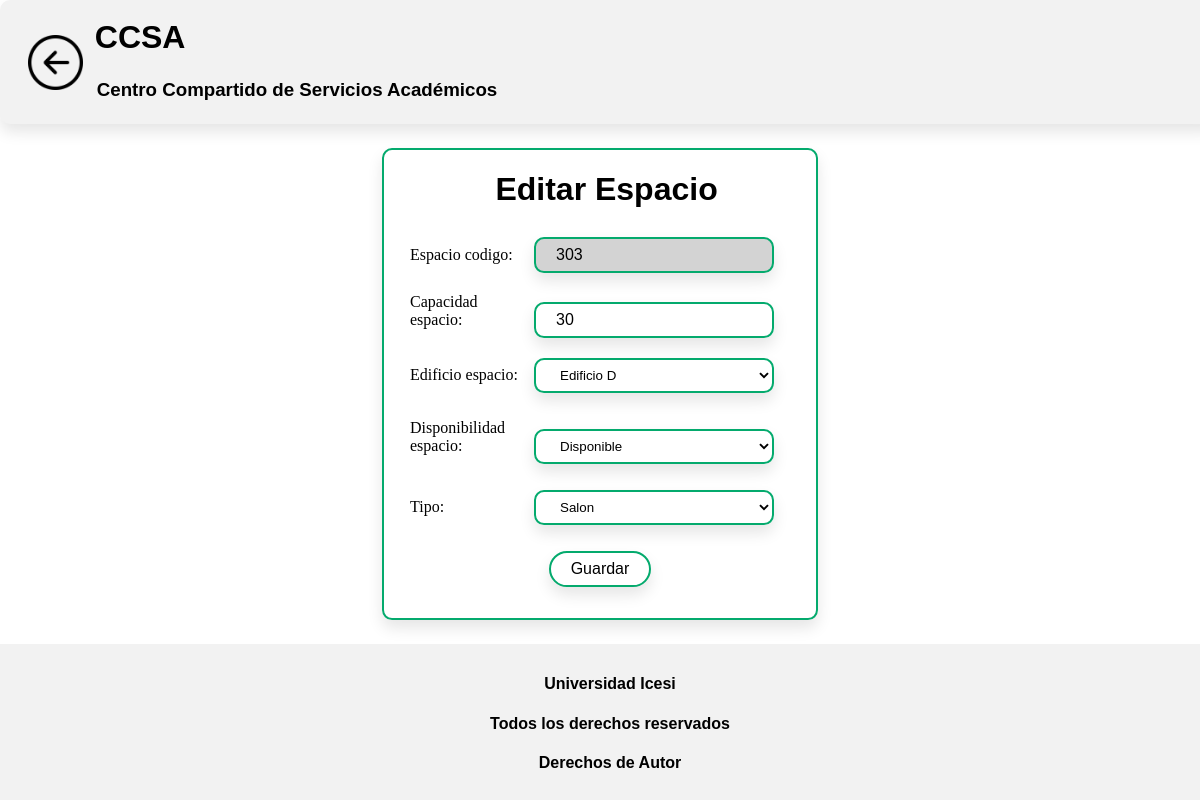
The app's page /index/servicios_asignacion/editar_espacio/303/ with its own data.
### CCSApp/models.py (models this page shows, shortened)
class Espacio(models.Model):
    espacio_codigo = models.CharField(max_length = 255, null = False, blank = False, primary_key = True)
    capacidad_espacio = models.IntegerField(default = 30, null = False, blank = False)
    edificio_espacio = models.ForeignKey(Edificio, on_delete=models.CASCADE, default = '', null = False, blank = False)
    disponibilidad_espacio = models.CharField(max_length = 20, choices = [('Disponible', 'Disponible'), ('No Diponible', 'No Diponible')], default = 'Disponible', null = False, blank = False)
    TIPOS_CHOICES = (
        ('Salon', 'Salon'),
        ('Auditorio', 'Auditorio'),
        ('Coliseo', 'Coliseo'),
        ('Sala de Computo', 'Sala de Computo')
    )
    tipo = models.CharField(max_length=20, choices=TIPOS_CHOICES)

### CCSApp/views.py (the view)
# urls.py: path('index/servicios_asignacion/editar_espacio/<str:espacio_codigo>/', views.editar_espacio, name='editar_espacio'),
def editar_espacio(request, espacio_codigo):
    espacio = get_object_or_404(Espacio, pk=espacio_codigo)
    if request.method == 'POST':
        form = EditarEspacio(request.POST, instance=espacio)
        if form.is_valid():
            form.save()
            return redirect('/index/servicios_asignacion/lista_edificios')  # Redirigir a la lista de edificios después de la edición
    else:
        form = EditarEspacio(instance=espacio)
    return render(request, 'Editar/editar_espacio.html', {'form': form})

### CCSApp/forms.py
class EditarEspacio(forms.ModelForm):
    class Meta:
        model = Espacio
        fields = ['espacio_codigo', 'capacidad_espacio', 'edificio_espacio', 'disponibilidad_espacio', 'tipo']
        widgets = {
            'espacio_codigo': forms.TextInput(attrs={'class': 'form-control', 'readonly': 'readonly', 'style': 'background-color: #d3d3d3'}),
            'capacidad_espacio': forms.NumberInput(attrs={'class': 'form-control'}),
            'edificio_espacio': forms.Select(attrs={'class': 'form-control'}),
            'disponibilidad_espacio': forms.Select(choices=Espacio.disponibilidad_espacio, attrs={'class': 'form-control'}),
            'tipo': forms.Select(choices=Espacio.tipo, attrs={'class': 'form-control'})
        }

### CCSApp/models.py (called while the page is built)
    def __str__(self):
          return self.nombre_edificio

### CCSApp/templates/Editar/editar_espacio.html (shortened to what this page needs)
{% load static %}
<!DOCTYPE html>
<html lang="es">
<head>
  <link rel="stylesheet" href='{% static "css/editar_espacio.css" %}' type='text/css'>
</head>
<body>
  <div id="page-container">
    <div id="page1" class="fade-in">
      <div class="bloq-sup">
        <form method="get">
          <div class="bloq-sup_secd">
            <div class="div_boton_return">
              <button class="boton-2" name="boton1" type="button" onclick="redirigirListaEspaciosDesdeEditarEspacio()">
                <img src="/static/Images/retorno.png" height="55" width="55" alt="Botón de retorno" />
              </button>
            </div>
            <div class="titulo">
              <div class="div_CCSA">
                <h1>CCSA</h1>
              </div>
              <div class="descripcion">
                <h3>Centro Compartido de Servicios Académicos</h3>
              </div>
            </div>
          </div>
        </form>
      </div>
      <div class="bloq-mid">
        <div class="intermed">
            <h1>Editar Espacio</h1>
        </div>
        <div class="intermed-bloq">
            <form method="POST" class="form-1" enctype="multipart/form-data" id="registro-materia-form">
                {{ form.as_p }}
                <div class="buttondiv">
                  <button type="submit" class="btn-1">Guardar</button>
                </div>
            </form>
        </div>
      </div>
      <div class="bloq-inf">
        <h4>Universidad Icesi</h4>
        <h4>Todos los derechos reservados</h4>
        <h4>Derechos de Autor</h4>
      </div>
    </div>
  </div>
</body>
</html>

### CCSApp/templates/static/css/editar_espacio.css (style rules this page uses)
label { display: inline-block; width: 90px; text-align: right; }
input, textarea { font: 1em sans-serif; width: 300px; box-sizing: border-box; border: 1px solid #999; }
button { margin-left: 0.5em; }
.fade-in { opacity: 0; animation: fadeIn 0.5s ease-in forwards; }
.bloq-sup, .bloq-inf { position: fixed; left: 0; width: 100%; background-color: rgba(255, 255, 255, 0.8); z-index: 9999; text-align: center; padding: 10px; }
.bloq-sup { top: 0; }
.bloq-inf { bottom: 0; }
.div_boton_return { margin-left: 0px; margin-top: 40px; margin-bottom: 5px; margin-right: 10px; width: 5%; height: 10%; justify-content: center; background-color: transparent; }
.div_CCSA { margin-left: 10px; margin-top: 10px; margin-bottom: 5px; margin-right: 10px; width: 22%; justify-content: center; font-family: 'Poppins', Arial, sans-serif; }
.form-1 { margin: 0 auto; width: 400px; padding: 1em; border-radius: 1em; }
.btn-1 { font-size: 1rem; font-weight: 500; color: #000; border: none; margin-bottom: 12%; box-shadow: 0px 8px 15px rgba(0, 0, 0, 0.1);; padding: 7px 20px; background-color: #28C985; border-radius: 2rem; border:0.7px solid #000000c8; }
.btn-1 { background-color: white; border: 2px solid #04AA6D; transition: background-color 1s; }
.buttondiv { display: flex; justify-content: center; width: 30%; margin-left:34%; }
.bloq-mid { display: block; justify-content: center; position: fixed; top: 48%; left: 50%; transform: translate(-50%, -50%); border: 2px solid #04AA6D; border-radius: 10px; box-shadow: 0px 8px 15px rgba(0, 0, 0, 0.1); }
.bloq-mid input { width: 65%; height: 5%; margin-left: 0%; margin-top: 1%; margin-bottom: 1%; border: 1px solid #ccc; border-radius: 4px; box-sizing: border-box; }
.bloq-mid label { width: 30%; text-align: left; margin-left: 2.5%; }
.intermed { position: relative; top: 16%; left: 20%; margin-left: 25px; width: 60%; height: 30px; font-family: 'Poppins', Arial, sans-serif; }
.intermed-bloq .form-control { width: 60%; height: 50%; background-color: transparent; border: 2px solid #04AA6D; border-radius: 10px; box-shadow: 0px 8px 15px rgba(0, 0, 0, 0.1); padding: 7px 20px; }
.bloq-sup { position: fixed; left: 0; width: 100%; height: 13%; top: 0; background-color: #f2f2f2; border-radius: 10px; box-shadow: 0px 8px 15px rgba(0, 0, 0, 0.1); }
.bloq-inf { position: fixed; bottom: 0; left: 0px; width: 100%; height: 17%; background-color: #f2f2f2; text-align: center; padding: 10px 2; font-family: 'Poppins', Arial, sans-serif; }
.bloq-sup_secd { display: flex; align-items: center; margin-top: auto; margin-top: -25px; margin-left: 5px; }
.boton-2 { margin-right: 10px; background-size: cover; background-repeat: no-repeat; border: none; width: 55px; height: 55px; background-color: transparent; }
.titulo { margin-right: 10px; line-height: 62px; }
.descripcion { margin-left: 12px; line-height: 0px; font-family: 'Poppins', Arial, sans-serif; }
.form-control { width: 72%; padding: 8px; margin-bottom: 10px; border: 1px solid #ccc; border-radius: 4px; box-sizing: border-box; }

### records on screen
Espacio: espacio_codigo "303", capacidad_espacio "30", edificio_espacio "Edificio D", disponibilidad_espacio "Disponible", tipo "Salon"
